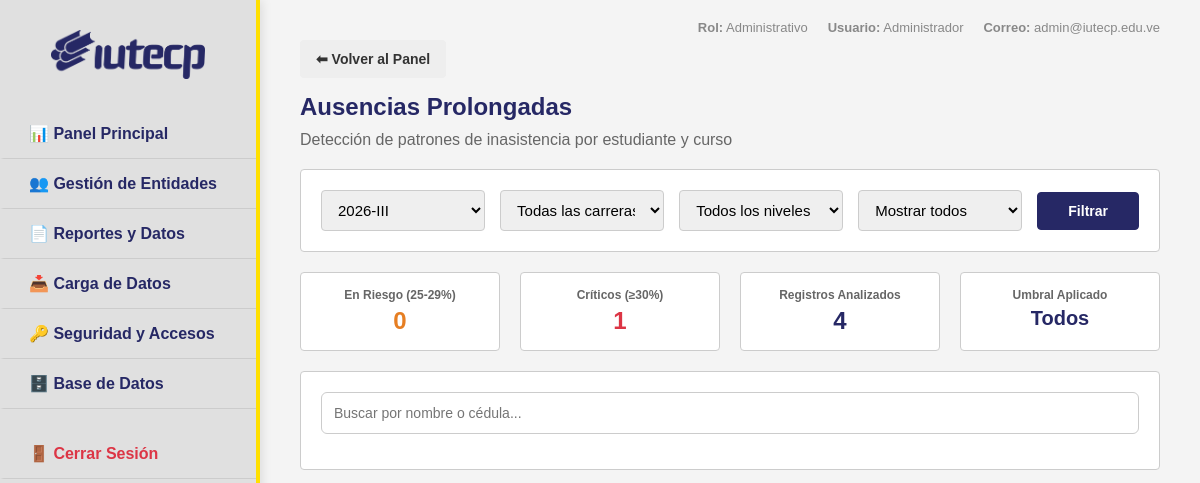
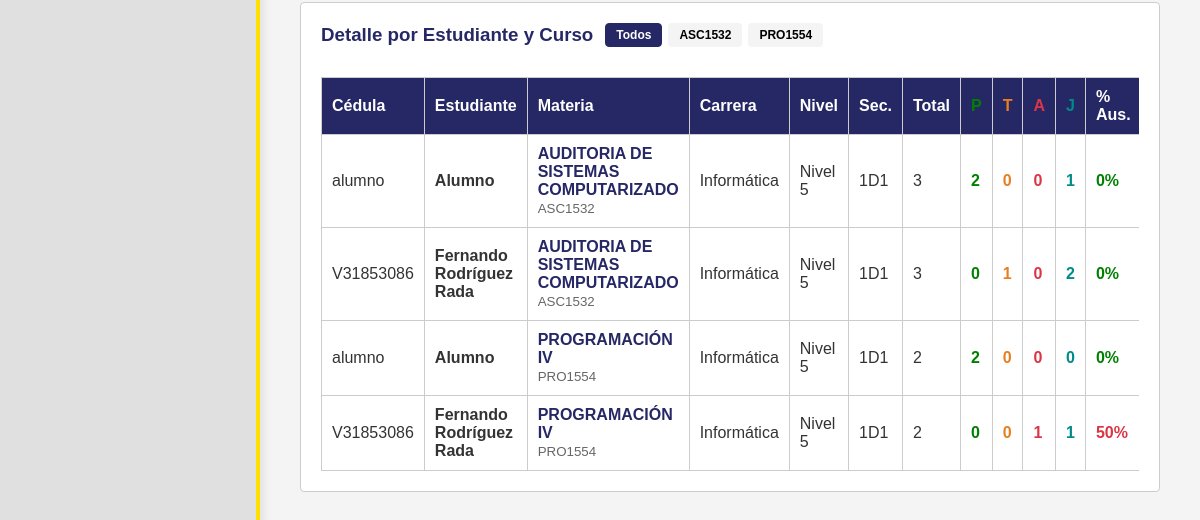
Page /admin/ausencias.php (signed in) on the earlier database version (2 pictures, top to bottom).
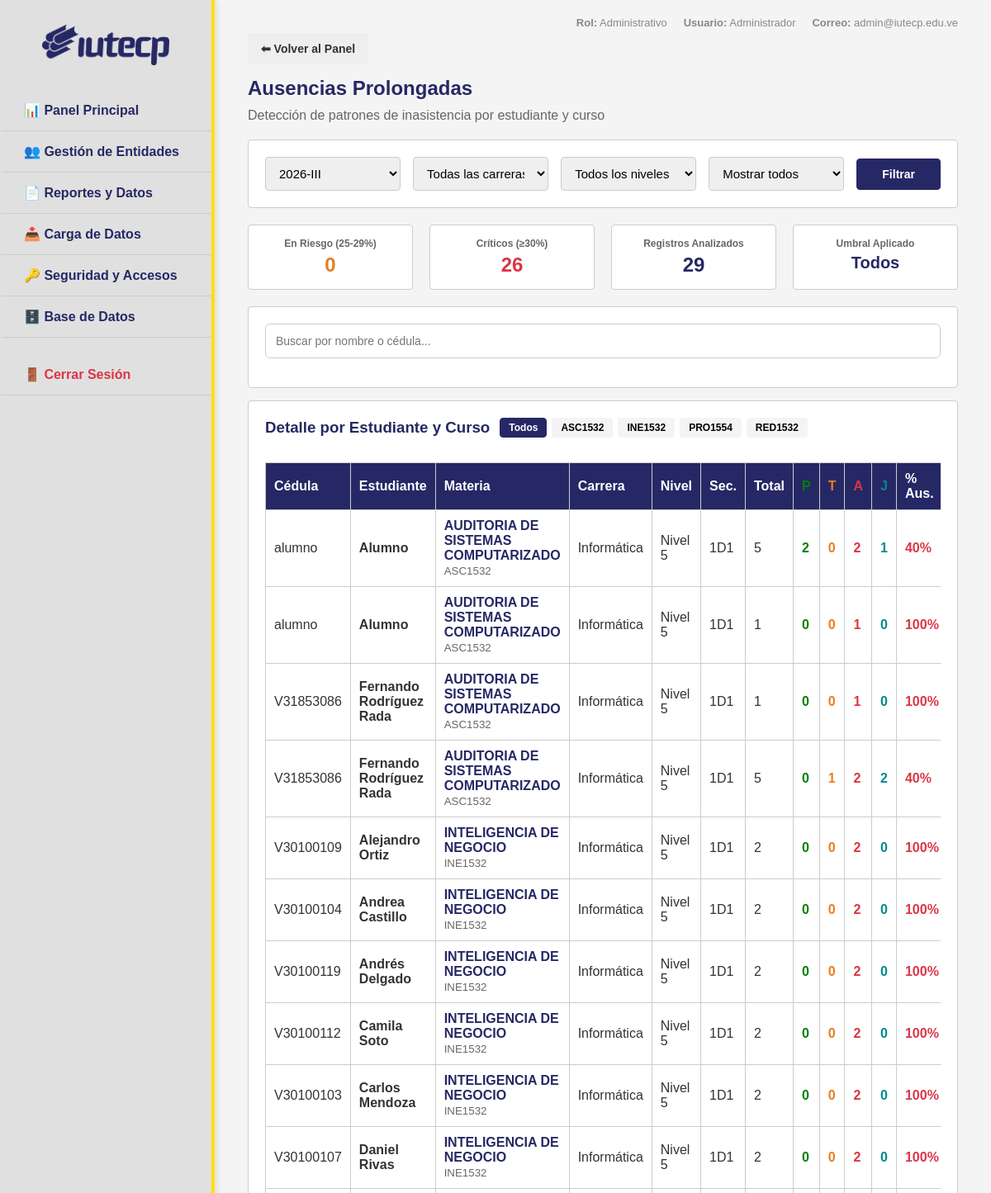
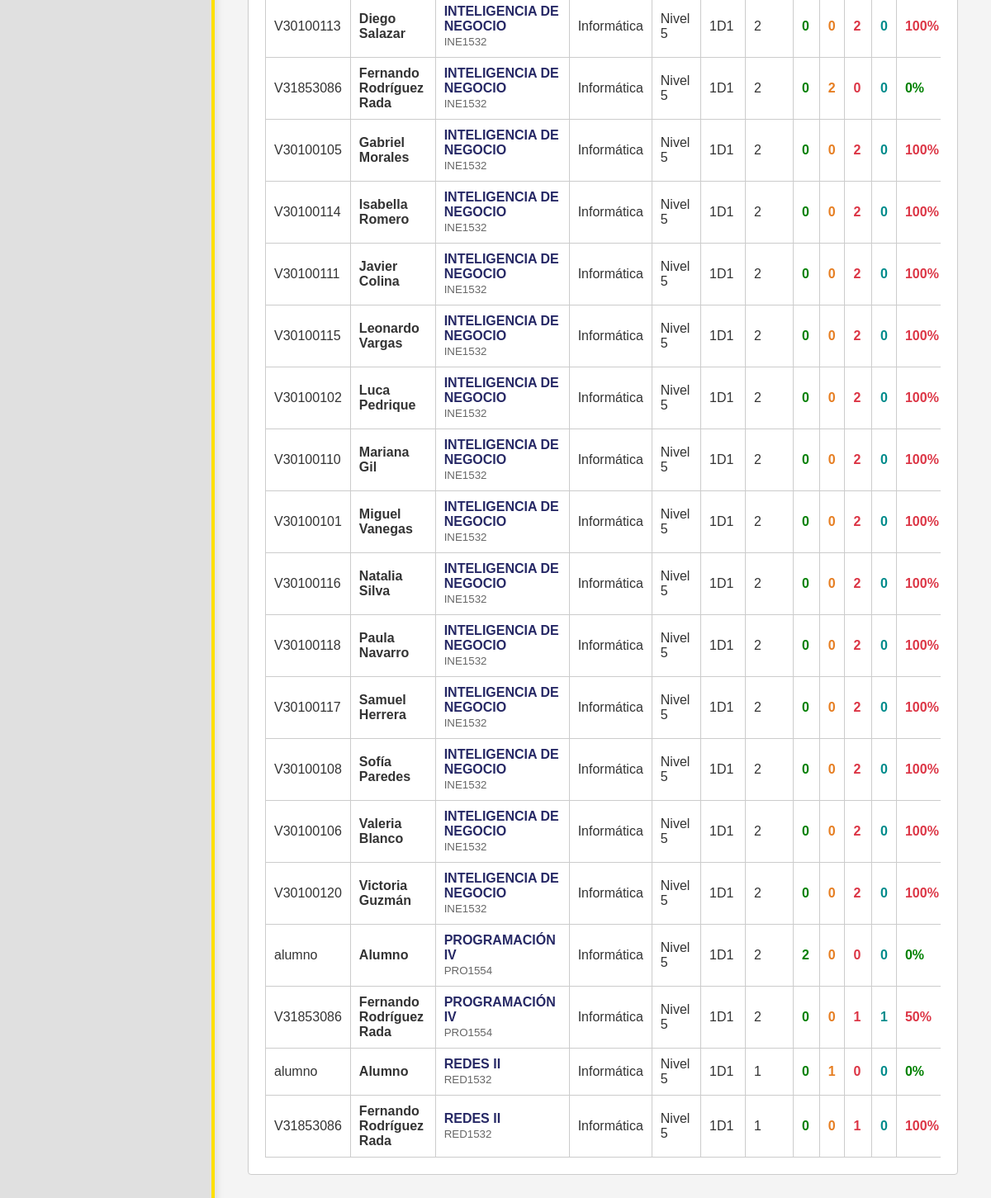
Same page on the later database version (2 pictures, top to bottom).
### tables this page shows
CREATE TABLE `inscripciones` (
  `id` int(11) NOT NULL AUTO_INCREMENT,
  `estudiante_id` int(11) NOT NULL,
  `curso_id` int(11) NOT NULL,
  `periodo` varchar(20) NOT NULL,
  `estatus` enum('Activa','Retirada') DEFAULT 'Activa',
  PRIMARY KEY (`id`),
  UNIQUE KEY `unique_inscripcion` (`estudiante_id`,`curso_id`,`periodo`),
  KEY `curso_id` (`curso_id`),
  CONSTRAINT `inscripciones_ibfk_1` FOREIGN KEY (`estudiante_id`) REFERENCES `usuarios` (`id`),
  CONSTRAINT `inscripciones_ibfk_2` FOREIGN KEY (`curso_id`) REFERENCES `cursos` (`id`)
);

CREATE TABLE `usuarios` (
  `id` int(11) NOT NULL AUTO_INCREMENT,
  `cedula` varchar(20) NOT NULL,
  `username` varchar(50) DEFAULT NULL,
  `nombre_completo` varchar(255) NOT NULL,
  `email` varchar(255) DEFAULT NULL,
  `carrera_id` int(11) DEFAULT NULL,
  `telefono` varchar(20) DEFAULT NULL,
  `rol` enum('admin','profesor','estudiante') NOT NULL DEFAULT 'estudiante',
  `password_hash` varchar(255) NOT NULL,
  `password_temporal` tinyint(1) DEFAULT 1,
  `activo` tinyint(1) DEFAULT 1,
  `es_nuevo_ingreso` tinyint(1) DEFAULT 0,
  `creado_por` int(11) DEFAULT NULL,
  `created_at` timestamp NULL DEFAULT current_timestamp(),
  `updated_at` timestamp NULL DEFAULT current_timestamp() ON UPDATE current_timestamp(),
  PRIMARY KEY (`id`),
  UNIQUE KEY `cedula` (`cedula`),
  UNIQUE KEY `username` (`username`),
  KEY `creado_por` (`creado_por`),
  KEY `carrera_id` (`carrera_id`),
  CONSTRAINT `usuarios_ibfk_1` FOREIGN KEY (`creado_por`) REFERENCES `usuarios` (`id`),
  CONSTRAINT `usuarios_ibfk_2` FOREIGN KEY (`carrera_id`) REFERENCES `carreras` (`id`)
);

CREATE TABLE `cursos` (
  `id` int(11) NOT NULL AUTO_INCREMENT,
  `nombre` varchar(255) NOT NULL,
  `codigo` varchar(50) DEFAULT NULL,
  `carrera_id` int(11) DEFAULT NULL,
  `profesor_id` int(11) DEFAULT NULL,
  `aula` varchar(100) DEFAULT NULL,
  `seccion` varchar(20) DEFAULT NULL,
  `horario` varchar(100) DEFAULT NULL,
  `trayecto` int(11) NOT NULL DEFAULT 1,
  `creditos` int(11) NOT NULL DEFAULT 0,
  `tipo` enum('Obligatoria','Electiva') NOT NULL DEFAULT 'Obligatoria',
  `activo` tinyint(1) DEFAULT 1,
  `created_at` timestamp NULL DEFAULT current_timestamp(),
  PRIMARY KEY (`id`),
  KEY `profesor_id` (`profesor_id`),
  KEY `carrera_id` (`carrera_id`),
  CONSTRAINT `cursos_ibfk_1` FOREIGN KEY (`profesor_id`) REFERENCES `usuarios` (`id`),
  CONSTRAINT `cursos_ibfk_2` FOREIGN KEY (`carrera_id`) REFERENCES `carreras` (`id`)
);

CREATE TABLE `carreras` (
  `id` int(11) NOT NULL AUTO_INCREMENT,
  `nombre` varchar(255) NOT NULL,
  `nivel` varchar(50) NOT NULL,
  `codigo` varchar(20) DEFAULT NULL,
  `tipo_periodo` enum('Trimestre','Cuatrimestre') NOT NULL DEFAULT 'Cuatrimestre',
  PRIMARY KEY (`id`)
);

### admin/ausencias.php (the view, shortened to what the changed rows need)
<?php
global $pdo;
$periodo_actual = obtenerPeriodoActual();
$filtro_periodo = $_GET['periodo'] ?? $periodo_actual;
$filtro_min_pct = (int)($_GET['min_pct'] ?? 0);
$where = [];
$params = [$filtro_periodo];
$where[] = "i.periodo = ?";
$where_sql = implode(" AND ", $where);
$stmt = $pdo->prepare("
    SELECT
        u.cedula,
        u.nombre_completo as estudiante,
        ca.nombre as carrera,
        c.nombre as curso,
        c.codigo,
        c.seccion,
        c.trayecto,
        i.estudiante_id,
        i.id as insc_id,
        COUNT(a.id) as total_sesiones,
        SUM(CASE WHEN a.estado = 'presente' THEN 1 ELSE 0 END) as presentes,
        SUM(CASE WHEN a.estado = 'tarde' THEN 1 ELSE 0 END) as tardes,
        SUM(CASE WHEN a.estado = 'ausente' THEN 1 ELSE 0 END) as ausencias,
        SUM(CASE WHEN a.estado = 'justificado' THEN 1 ELSE 0 END) as justificados,
        ROUND((SUM(CASE WHEN a.estado = 'ausente' THEN 1 ELSE 0 END) / COUNT(a.id)) * 100) as pct_ausencia
    FROM inscripciones i
    JOIN usuarios u ON i.estudiante_id = u.id
    JOIN carreras ca ON u.carrera_id = ca.id
    JOIN cursos c ON i.curso_id = c.id
    LEFT JOIN asistencias a ON a.inscripcion_id = i.id
    WHERE $where_sql
    GROUP BY i.estudiante_id, i.curso_id, i.id
    HAVING COUNT(a.id) > 0 AND pct_ausencia >= ?
    ORDER BY ca.nombre, c.trayecto, c.nombre, u.nombre_completo
");
$stmt->execute(array_merge($params, [$filtro_min_pct]));
$rows = $stmt->fetchAll();
$just_map = [];
if (!empty($rows)) {
    $insc_ids = array_column($rows, 'insc_id');
    $placeholders = implode(',', array_fill(0, count($insc_ids), '?'));
    $st = $pdo->prepare("SELECT a.inscripcion_id, a.fecha, a.justificacion, c.nombre as curso, c.codigo, c.seccion FROM asistencias a JOIN inscripciones i ON i.id = a.inscripcion_id JOIN cursos c ON c.id = i.curso_id WHERE a.inscripcion_id IN ($placeholders) AND a.justificacion IS NOT NULL AND a.justificacion != '' ORDER BY a.fecha");
    $st->execute($insc_ids);
    while ($j = $st->fetch()) {
        $just_map[$j['inscripcion_id']][] = ['f' => $j['fecha'], 't' => $j['justificacion'], 'm' => $j['curso'] . ' (' . $j['codigo'] . ')', 's' => $j['seccion']];
    }
}
$cursos_lista = [];
foreach ($rows as $r) {
    $cursos_lista[$r['codigo']] = ['nombre' => $r['curso'], 'codigo' => $r['codigo']];
}
ksort($cursos_lista);
require_once __DIR__ . '/includes/header.php';
?>
<div id="admin-dashboard">
    <h2 style="color:var(--primary);margin-bottom:10px">Ausencias Prolongadas</h2>
    <?php
    $en_riesgo = 0;
    $criticos = 0;
    foreach ($rows as $r) {
        if ((int)$r['pct_ausencia'] >= 30) $criticos++;
        elseif ((int)$r['pct_ausencia'] >= 25) $en_riesgo++;
    }
    ?>
    <div class="dashboard-cards" style="margin-bottom:20px">
        <div class="card" style="text-align:center;padding:15px">
            <p style="font-size:12px;color:#666;font-weight:bold">Críticos (≥30%)</p>
            <p style="font-size:24px;color:#dc3545;font-weight:bold;margin-top:5px"><?= $criticos ?></p>
        </div>
        <div class="card" style="text-align:center;padding:15px">
            <p style="font-size:12px;color:#666;font-weight:bold">Registros Analizados</p>
            <p style="font-size:24px;color:var(--primary);font-weight:bold;margin-top:5px"><?= count($rows) ?></p>
        </div>
    </div>
    <div class="card">
        <div style="display:flex;align-items:center;gap:12px;flex-wrap:wrap;margin-bottom:15px;">
            <div id="curso-chips" style="display:flex;gap:6px;flex-wrap:wrap;">
                <button class="btn btn-primary" style="padding:4px 10px;font-size:12px;" onclick="filtrarCurso('')">Todos</button>
                <?php foreach ($cursos_lista as $c): ?>
                <button class="btn" style="padding:4px 10px;font-size:12px;background:var(--bg-light);" data-codigo="<?= htmlspecialchars($c['codigo']) ?>" onclick="filtrarCurso('<?= htmlspecialchars($c['codigo']) ?>')"><?= htmlspecialchars($c['codigo']) ?></button>
                <?php endforeach; ?>
            </div>
        </div>
        <div style="overflow-x:auto">
            <table>
                <thead>
                    <tr>
                        <th>Cédula</th>
                        <th>Estudiante</th>
                        <th>Materia</th>
                        <th>Carrera</th>
                        <th>Nivel</th>
                        <th>Sec.</th>
                        <th>Total</th>
                        <th style="color:green">P</th>
                        <th style="color:#e67e22" title="Con retraso">T</th>
                        <th style="color:#dc3545" title="Inasistencia">A</th>
                        <th style="color:#008b8b">J</th>
                        <th title="Porcentaje de inasistencia">% Aus.</th>
                    </tr>
                </thead>
                <tbody>
                    <?php if (count($rows) === 0): ?>
                    <tr><td colspan="12" style="text-align:center;color:#888;padding:20px">No se encontraron registros con los filtros seleccionados</td></tr>
                    <?php else: ?>
                    <?php foreach ($rows as $r):
                        $pct = (int)$r['pct_ausencia'];
                        $color = $pct >= 30 ? '#dc3545' : ($pct >= 25 ? '#e67e22' : 'green');
                        $justs = $just_map[$r['insc_id']] ?? [];
                    ?>
                    <tr class="ausencia-row" data-nombre="<?= htmlspecialchars($r['estudiante'])?>" data-cedula="<?= htmlspecialchars($r['cedula'])?>" data-curso="<?= htmlspecialchars($r['codigo'])?>">
                        <td><?= htmlspecialchars($r['cedula']) ?></td>
                        <td style="font-weight:bold"><?= htmlspecialchars($r['estudiante']) ?></td>
                        <td>
                            <strong style="color:var(--primary);display:block;"><?= htmlspecialchars($r['curso']) ?></strong>
                            <small style="color:#666;"><?= htmlspecialchars($r['codigo']) ?></small>
                        </td>
                        <td><?= htmlspecialchars($r['carrera']) ?></td>
                        <td>Nivel <?= (int)$r['trayecto'] ?></td>
                        <td><?= htmlspecialchars($r['seccion']) ?></td>
                        <td><?= $r['total_sesiones'] ?></td>
                        <td style="color:green;font-weight:bold"><?= $r['presentes'] ?></td>
                        <td style="color:#e67e22;font-weight:bold"><?= $r['tardes'] ?></td>
                        <td style="color:#dc3545;font-weight:bold"><?= $r['ausencias'] ?></td>
                        <td style="cursor:pointer;color:#008b8b;font-weight:bold" onclick='abrirJustAdmin(<?= json_encode($justs) ?>)'><?= $r['justificados'] ?></td>
                        <td style="color:<?= $color ?>;font-weight:bold"><?= $pct ?>%</td>
                    </tr>
                    <?php endforeach; ?>
                    <?php endif; ?>
                </tbody>
            </table>
        </div>
    </div>
</div>
<?php require_once __DIR__ . '/includes/footer.php'; ?>

Differences in the rows shown:
computed for inscripciones (number 1 of 29 on the later page): total_sesiones "3" → "5"; ausencias "0" → "2"; pct "0" → "40"
now on this page (row unchanged): inscripciones: estudiante.cedula "alumno", estudiante.nombre_completo "Alumno", curso.nombre "AUDITORIA DE SISTEMAS COMPUTARIZADO", curso.codigo "ASC1532", carreras.nombre "Informática", curso.trayecto "5", curso.seccion "1D1", total_sesiones "1", presentes "0", tardes "0", ausencias "1", justificados "0", pct "100"
now on this page (row unchanged): inscripciones: estudiante.cedula "V31853086", estudiante.nombre_completo "Fernando Rodríguez Rada", curso.nombre "AUDITORIA DE SISTEMAS COMPUTARIZADO", curso.codigo "ASC1532", carreras.nombre "Informática", curso.trayecto "5", curso.seccion "1D1", total_sesiones "1", presentes "0", tardes "0", ausencias "1", justificados "0", pct "100"
computed for inscripciones (number 4 of 29 on the later page): total_sesiones "3" → "5"; ausencias "0" → "2"; pct "0" → "40"
added inscripciones: estudiante.cedula "V30100109", estudiante.nombre_completo "Alejandro Ortiz", curso.nombre "INTELIGENCIA DE NEGOCIO", curso.codigo "INE1532", carreras.nombre "Informática", curso.trayecto "5", curso.seccion "1D1", total_sesiones "2", presentes "0", tardes "0", ausencias "2", justificados "0", pct "100"
added inscripciones: estudiante.cedula "V30100104", estudiante.nombre_completo "Andrea Castillo", curso.nombre "INTELIGENCIA DE NEGOCIO", curso.codigo "INE1532", carreras.nombre "Informática", curso.trayecto "5", curso.seccion "1D1", total_sesiones "2", presentes "0", tardes "0", ausencias "2", justificados "0", pct "100"
added inscripciones: estudiante.cedula "V30100119", estudiante.nombre_completo "Andrés Delgado", curso.nombre "INTELIGENCIA DE NEGOCIO", curso.codigo "INE1532", carreras.nombre "Informática", curso.trayecto "5", curso.seccion "1D1", total_sesiones "2", presentes "0", tardes "0", ausencias "2", justificados "0", pct "100"
added inscripciones: estudiante.cedula "V30100112", estudiante.nombre_completo "Camila Soto", curso.nombre "INTELIGENCIA DE NEGOCIO", curso.codigo "INE1532", carreras.nombre "Informática", curso.trayecto "5", curso.seccion "1D1", total_sesiones "2", presentes "0", tardes "0", ausencias "2", justificados "0", pct "100"
added inscripciones: estudiante.cedula "V30100103", estudiante.nombre_completo "Carlos Mendoza", curso.nombre "INTELIGENCIA DE NEGOCIO", curso.codigo "INE1532", carreras.nombre "Informática", curso.trayecto "5", curso.seccion "1D1", total_sesiones "2", presentes "0", tardes "0", ausencias "2", justificados "0", pct "100"
added inscripciones: estudiante.cedula "V30100107", estudiante.nombre_completo "Daniel Rivas", curso.nombre "INTELIGENCIA DE NEGOCIO", curso.codigo "INE1532", carreras.nombre "Informática", curso.trayecto "5", curso.seccion "1D1", total_sesiones "2", presentes "0", tardes "0", ausencias "2", justificados "0", pct "100"
added inscripciones: estudiante.cedula "V30100113", estudiante.nombre_completo "Diego Salazar", curso.nombre "INTELIGENCIA DE NEGOCIO", curso.codigo "INE1532", carreras.nombre "Informática", curso.trayecto "5", curso.seccion "1D1", total_sesiones "2", presentes "0", tardes "0", ausencias "2", justificados "0", pct "100"
added inscripciones: estudiante.cedula "V31853086", estudiante.nombre_completo "Fernando Rodríguez Rada", curso.nombre "INTELIGENCIA DE NEGOCIO", curso.codigo "INE1532", carreras.nombre "Informática", curso.trayecto "5", curso.seccion "1D1", total_sesiones "2", presentes "0", tardes "2", ausencias "0", justificados "0", pct "0"
added inscripciones: estudiante.cedula "V30100105", estudiante.nombre_completo "Gabriel Morales", curso.nombre "INTELIGENCIA DE NEGOCIO", curso.codigo "INE1532", carreras.nombre "Informática", curso.trayecto "5", curso.seccion "1D1", total_sesiones "2", presentes "0", tardes "0", ausencias "2", justificados "0", pct "100"
added inscripciones: estudiante.cedula "V30100114", estudiante.nombre_completo "Isabella Romero", curso.nombre "INTELIGENCIA DE NEGOCIO", curso.codigo "INE1532", carreras.nombre "Informática", curso.trayecto "5", curso.seccion "1D1", total_sesiones "2", presentes "0", tardes "0", ausencias "2", justificados "0", pct "100"
added inscripciones: estudiante.cedula "V30100111", estudiante.nombre_completo "Javier Colina", curso.nombre "INTELIGENCIA DE NEGOCIO", curso.codigo "INE1532", carreras.nombre "Informática", curso.trayecto "5", curso.seccion "1D1", total_sesiones "2", presentes "0", tardes "0", ausencias "2", justificados "0", pct "100"
added inscripciones: estudiante.cedula "V30100115", estudiante.nombre_completo "Leonardo Vargas", curso.nombre "INTELIGENCIA DE NEGOCIO", curso.codigo "INE1532", carreras.nombre "Informática", curso.trayecto "5", curso.seccion "1D1", total_sesiones "2", presentes "0", tardes "0", ausencias "2", justificados "0", pct "100"
added inscripciones: estudiante.cedula "V30100102", estudiante.nombre_completo "Luca Pedrique", curso.nombre "INTELIGENCIA DE NEGOCIO", curso.codigo "INE1532", carreras.nombre "Informática", curso.trayecto "5", curso.seccion "1D1", total_sesiones "2", presentes "0", tardes "0", ausencias "2", justificados "0", pct "100"
added inscripciones: estudiante.cedula "V30100110", estudiante.nombre_completo "Mariana Gil", curso.nombre "INTELIGENCIA DE NEGOCIO", curso.codigo "INE1532", carreras.nombre "Informática", curso.trayecto "5", curso.seccion "1D1", total_sesiones "2", presentes "0", tardes "0", ausencias "2", justificados "0", pct "100"
added inscripciones: estudiante.cedula "V30100101", estudiante.nombre_completo "Miguel Vanegas", curso.nombre "INTELIGENCIA DE NEGOCIO", curso.codigo "INE1532", carreras.nombre "Informática", curso.trayecto "5", curso.seccion "1D1", total_sesiones "2", presentes "0", tardes "0", ausencias "2", justificados "0", pct "100"
added inscripciones: estudiante.cedula "V30100116", estudiante.nombre_completo "Natalia Silva", curso.nombre "INTELIGENCIA DE NEGOCIO", curso.codigo "INE1532", carreras.nombre "Informática", curso.trayecto "5", curso.seccion "1D1", total_sesiones "2", presentes "0", tardes "0", ausencias "2", justificados "0", pct "100"
added inscripciones: estudiante.cedula "V30100118", estudiante.nombre_completo "Paula Navarro", curso.nombre "INTELIGENCIA DE NEGOCIO", curso.codigo "INE1532", carreras.nombre "Informática", curso.trayecto "5", curso.seccion "1D1", total_sesiones "2", presentes "0", tardes "0", ausencias "2", justificados "0", pct "100"
added inscripciones: estudiante.cedula "V30100117", estudiante.nombre_completo "Samuel Herrera", curso.nombre "INTELIGENCIA DE NEGOCIO", curso.codigo "INE1532", carreras.nombre "Informática", curso.trayecto "5", curso.seccion "1D1", total_sesiones "2", presentes "0", tardes "0", ausencias "2", justificados "0", pct "100"
added inscripciones: estudiante.cedula "V30100108", estudiante.nombre_completo "Sofía Paredes", curso.nombre "INTELIGENCIA DE NEGOCIO", curso.codigo "INE1532", carreras.nombre "Informática", curso.trayecto "5", curso.seccion "1D1", total_sesiones "2", presentes "0", tardes "0", ausencias "2", justificados "0", pct "100"
added inscripciones: estudiante.cedula "V30100106", estudiante.nombre_completo "Valeria Blanco", curso.nombre "INTELIGENCIA DE NEGOCIO", curso.codigo "INE1532", carreras.nombre "Informática", curso.trayecto "5", curso.seccion "1D1", total_sesiones "2", presentes "0", tardes "0", ausencias "2", justificados "0", pct "100"
added inscripciones: estudiante.cedula "V30100120", estudiante.nombre_completo "Victoria Guzmán", curso.nombre "INTELIGENCIA DE NEGOCIO", curso.codigo "INE1532", carreras.nombre "Informática", curso.trayecto "5", curso.seccion "1D1", total_sesiones "2", presentes "0", tardes "0", ausencias "2", justificados "0", pct "100"
now on this page (row unchanged): inscripciones: estudiante.cedula "alumno", estudiante.nombre_completo "Alumno", curso.nombre "REDES II", curso.codigo "RED1532", carreras.nombre "Informática", curso.trayecto "5", curso.seccion "1D1", total_sesiones "1", presentes "0", tardes "1", ausencias "0", justificados "0", pct "0"
now on this page (row unchanged): inscripciones: estudiante.cedula "V31853086", estudiante.nombre_completo "Fernando Rodríguez Rada", curso.nombre "REDES II", curso.codigo "RED1532", carreras.nombre "Informática", curso.trayecto "5", curso.seccion "1D1", total_sesiones "1", presentes "0", tardes "0", ausencias "1", justificados "0", pct "100"
Other differences:
$criticos: "1" → "26"
count($rows): "4" → "29"
new list line: "INE1532"
new list line: "RED1532"
